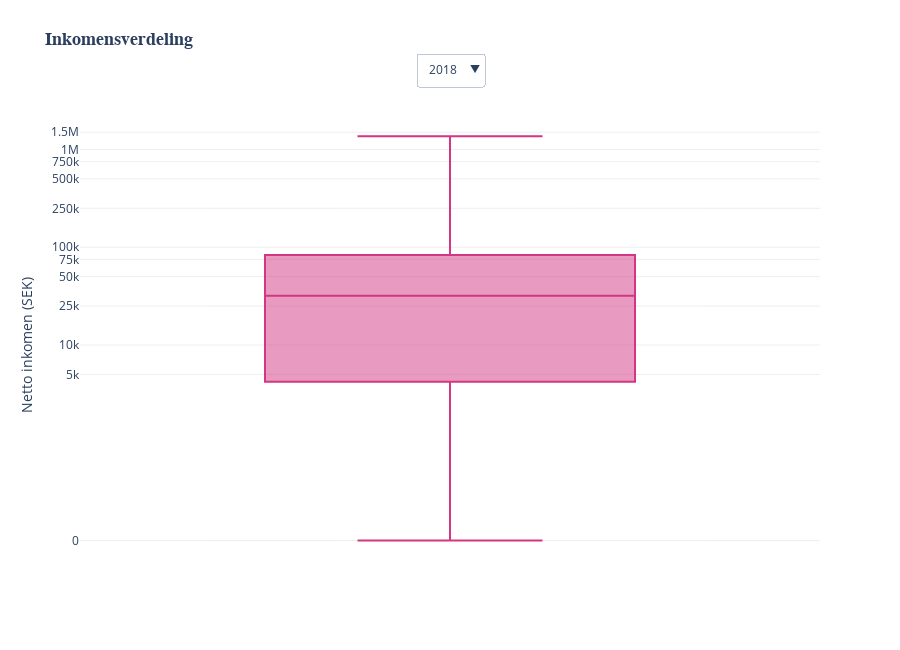

Notebook cell for this chart:
### Markdown cell above
Het figuur laat de maandelijkse veranderingen in de Consumentenprijsindex (CPI) zien voor de jaren 2018 tot en met 2022. De CPI geeft weer hoe de gemiddelde prijzen van goederen en diensten voor consumenten zijn veranderd ten opzichte van de maand ervoor.
Elke staaf in het figuur vertegenwoordigt de procentuele verandering in één maand. Als de staaf oranje is, betekent dit dat de prijzen in die maand zijn gestegen. Blauwe staven geven juist aan dat de prijzen zijn gedaald.
Boven het figuur kan u de jaren selecteren.

### Code cell
import plotly.graph_objects as go
import numpy as np

# Filter data (ga ervan uit dat OBS_VALUE al in SEK is)
df_filtered = df_income[df_income['TIME_PERIOD'].between(2018, 2022)]

# Y-as instellingen in SEK
y_tickvals = [100, 5000, 10000, 25000, 50000, 75000, 100000, 
              250000, 500000, 750000, 1000000, 1500000]
y_ticktext = ['0', '5k', '10k', '25k', '50k', '75k', '100k', 
              '250k', '500k', '750k', '1M', '1.5M']

# Figuur maken
fig4 = go.Figure()

for year in sorted(df_filtered['TIME_PERIOD'].unique()):
    df_year = df_filtered[df_filtered['TIME_PERIOD'] == year]
    y_values = np.where(df_year['OBS_VALUE'] == 0, 100, df_year['OBS_VALUE'])
    fig4.add_trace(go.Box(
        y=y_values,
        name='',
        visible=(year == 2022),
        boxpoints=False,
        marker_color='#59A14F',
        line_color='#d33682',
        width=0.5,
        hoverinfo='y',
        hovertemplate='%{y:,.2f} kr<extra></extra>'  # Tooltip met SEK
    ))

# Layout met Nederlandse labels
fig4.update_layout(
    title=dict(
        text="<b>Inkomensverdeling</b>",  # Nederlandse titel
        x=0.05,
        xanchor='left',
        y=0.95,
        font=dict(size=18, family='Arial')
    ),
    yaxis=dict(
        title='Netto inkomen (SEK)',
        tickvals=y_tickvals,
        ticktext=y_ticktext,
        type='log',
        range=[np.log10(50), np.log10(2000000)],
        gridcolor='rgba(200,200,200,0.3)',
        zeroline=False,
        title_font=dict(size=14)
    ),
    xaxis=dict(
        showticklabels=False,
        showgrid=False,
        range=[-0.5, 0.5]
    ),
    updatemenus=[{
        "buttons": [dict(label=str(year),
                      method="update",
                      args=[{"visible": [y==year for y in sorted(df_filtered['TIME_PERIOD'].unique())]}])
                 for year in sorted(df_filtered['TIME_PERIOD'].unique())],
        "direction": "down",
        "x": 0.5,
        "y": 1.15,
        "xanchor": "center",
        "yanchor": "top",
        "bgcolor": "rgba(255,255,255,0.8)"
    }],
    height=650,
    margin=dict(l=80, r=80, t=120, b=80),
    plot_bgcolor='white',
    paper_bgcolor='white'
)

# Nul-weergave
fig4.add_annotation(
    x=-0.5, y=100, xref='x', yref='y',
    text='0', showarrow=False,
    font=dict(color='black'),
    xanchor='right'
)

fig4.show()

### Figure 1 — Plotly figure (JSON) as saved in the notebook; plotly's stock layout.template omitted (floating-point values rounded to 4 significant figures; data arrays with more than 128 entries replaced by an {"elided": "..."} marker saying what was removed)
{"data": [{"boxpoints": false, "hoverinfo": "y", "hovertemplate": "%{y:,.2f} kr<extra></extra>", "line": {"color": "#d33682"}, "marker": {"color": "#59A14F"}, "name": "", "type": "box", "visible": false, "width": 0.5, "y": {"elided": "234 float values"}}, {"boxpoints": false, "hoverinfo": "y", "hovertemplate": "%{y:,.2f} kr<extra></extra>", "line": {"color": "#d33682"}, "marker": {"color": "#59A14F"}, "name": "", "type": "box", "visible": false, "width": 0.5, "y": {"elided": "234 float values"}}, {"boxpoints": false, "hoverinfo": "y", "hovertemplate": "%{y:,.2f} kr<extra></extra>", "line": {"color": "#d33682"}, "marker": {"color": "#59A14F"}, "name": "", "type": "box", "visible": false, "width": 0.5, "y": {"elided": "234 float values"}}, {"boxpoints": false, "hoverinfo": "y", "hovertemplate": "%{y:,.2f} kr<extra></extra>", "line": {"color": "#d33682"}, "marker": {"color": "#59A14F"}, "name": "", "type": "box", "visible": false, "width": 0.5, "y": {"elided": "234 float values"}}, {"boxpoints": false, "hoverinfo": "y", "hovertemplate": "%{y:,.2f} kr<extra></extra>", "line": {"color": "#d33682"}, "marker": {"color": "#59A14F"}, "name": "", "type": "box", "visible": true, "width": 0.5, "y": {"elided": "198 float values"}}], "layout": {"annotations": [{"font": {"color": "black"}, "showarrow": false, "text": "0", "x": -0.5, "xanchor": "right", "xref": "x", "y": 100, "yref": "y"}], "height": 650, "margin": {"b": 80, "l": 80, "r": 80, "t": 120}, "paper_bgcolor": "white", "plot_bgcolor": "white", "title": {"font": {"family": "Arial", "size": 18}, "text": "<b>Inkomensverdeling</b>", "x": 0.05, "xanchor": "left", "y": 0.95}, "updatemenus": [{"bgcolor": "rgba(255,255,255,0.8)", "buttons": [{"args": [{"visible": [true, false, false, false, false]}], "label": "2018", "method": "update"}, {"args": [{"visible": [false, true, false, false, false]}], "label": "2019", "method": "update"}, {"args": [{"visible": [false, false, true, false, false]}], "label": "2020", "method": "update"}, {"args": [{"visible": [false, false, false, true, false]}], "label": "2021", "method": "update"}, {"args": [{"visible": [false, false, false, false, true]}], "label": "2022", "method": "update"}], "direction": "down", "x": 0.5, "xanchor": "center", "y": 1.15, "yanchor": "top"}], "xaxis": {"range": [-0.5, 0.5], "showgrid": false, "showticklabels": false}, "yaxis": {"gridcolor": "rgba(200,200,200,0.3)", "range": [1.699, 6.301], "ticktext": ["0", "5k", "10k", "25k", "50k", "75k", "100k", "250k", "500k", "750k", "1M", "1.5M"], "tickvals": [100, 5000, 10000, 25000, 50000, 75000, 100000, 250000, 500000, 750000, 1000000, 1500000], "title": {"font": {"size": 14}, "text": "Netto inkomen (SEK)"}, "type": "log", "zeroline": false}}}
